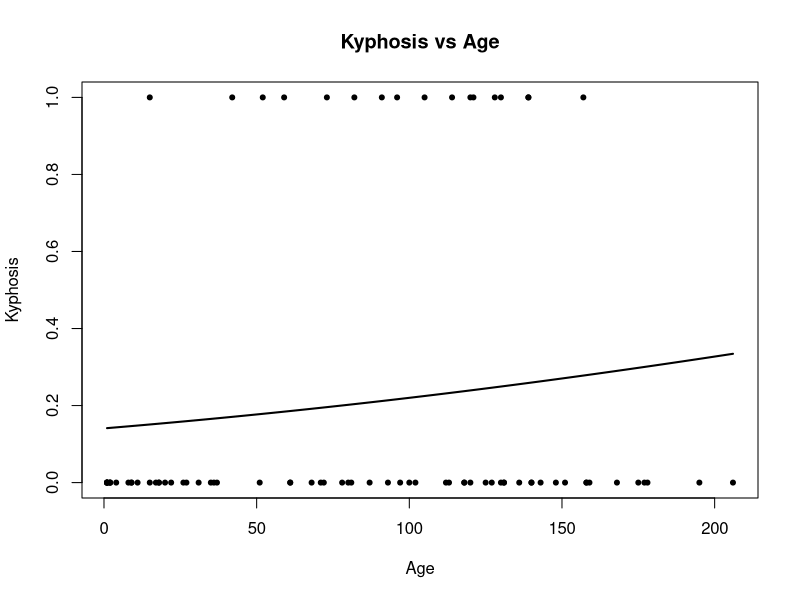
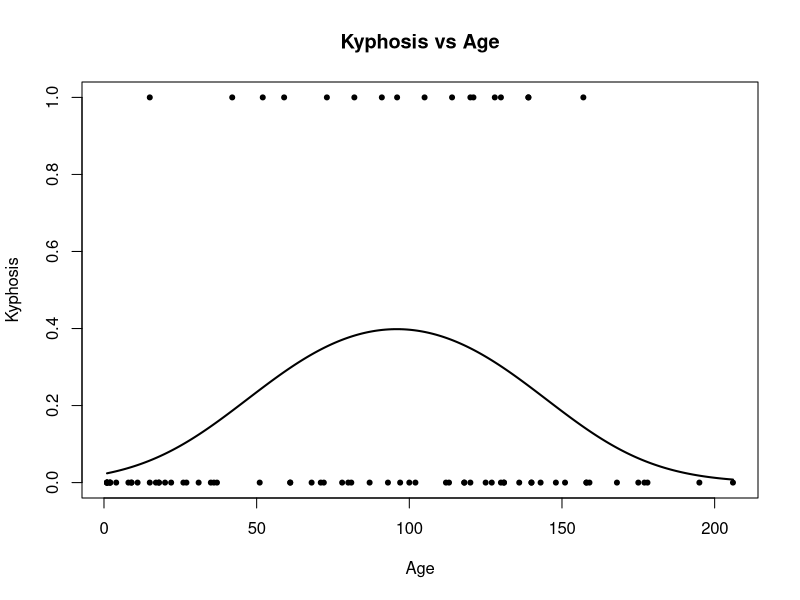

Write R code to recreate these figures, in order.
## ---- chunk 1
knitr::opts_chunk$set(echo = TRUE)
## ---- chunk 2
library(gam)
data(kyphosis)
y <- 1*(kyphosis$Kyphosis == "present")
x <- kyphosis$Age
KyphosisData <- data.frame("y" = y, "x" = x)
## ---- chunk 3
kyphosis.logit=glm(y~x,family=binomial(link="logit"),data=KyphosisData)
summary(kyphosis.logit)
## ---- chunk 4
ksq.logit.poly = glm(y~x+I(x^2), family=binomial(link="logit"),data=KyphosisData)
summary(ksq.logit.poly)
## ---- chunk 5
plot(KyphosisData$x, KyphosisData$y, xlab="Age", ylab="Kyphosis", main="Kyphosis vs Age", pch=20)
ages <- seq(min(KyphosisData$x),max(KyphosisData$x),length=1000)
plotdata <- data.frame("x"=ages)
probPredicted <- predict(kyphosis.logit,newdata=plotdata, type="response")
lines(ages, probPredicted, lwd=2)
## ---- chunk 6
plot(KyphosisData$x, KyphosisData$y, xlab="Age", ylab="Kyphosis", main="Kyphosis vs Age", pch=20)
ages <- seq(min(KyphosisData$x), max(KyphosisData$x), length=1000)
plotData <-  data.frame("x" = ages)
probPredicted.ksq <- predict(ksq.logit.poly, newdata = plotData, type="response") 
lines(ages, probPredicted.ksq, lwd = 2)
## ---- chunk 7
library(kernlab)
data(spam)
wordMoney <- spam$money
charHash <- spam$charHash
spamEmail <- 1*(spam$type == "spam")
SpamData <- data.frame("spamEmail" = spamEmail,
"wordMoney" = wordMoney,
"charHash" = charHash)
## ---- chunk 8
email.probit=glm(spamEmail~wordMoney,family=binomial(link="probit"),data=SpamData)
summary(email.probit)
## ---- chunk 9
pnorm(1.302795,lower.tail=FALSE)
## ---- chunk 10
email.probit=glm(spamEmail~charHash,family=binomial(link="logit"),data=SpamData)
summary(email.probit)
